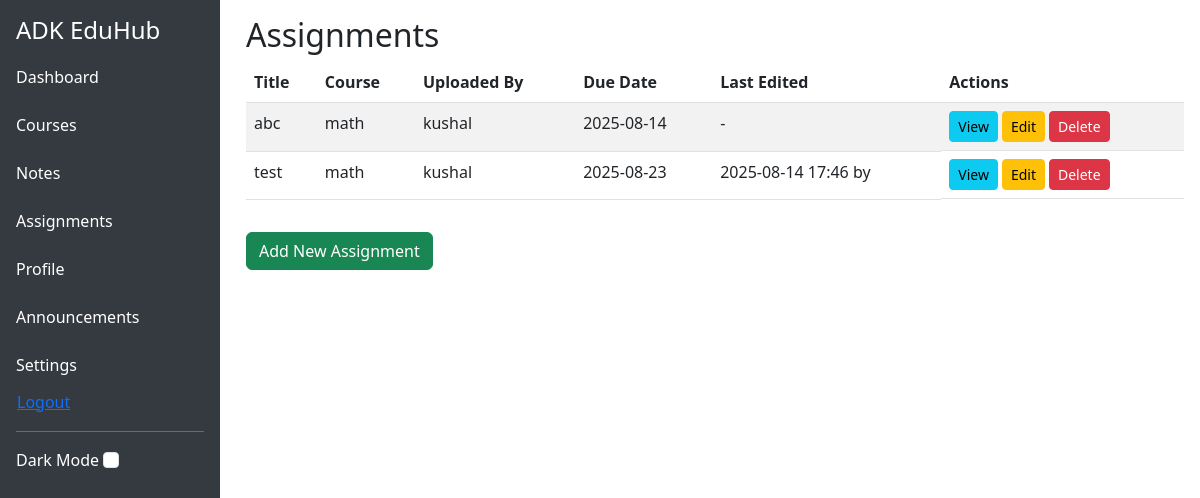
Before: /assignments/ (signed in) with the older database file.
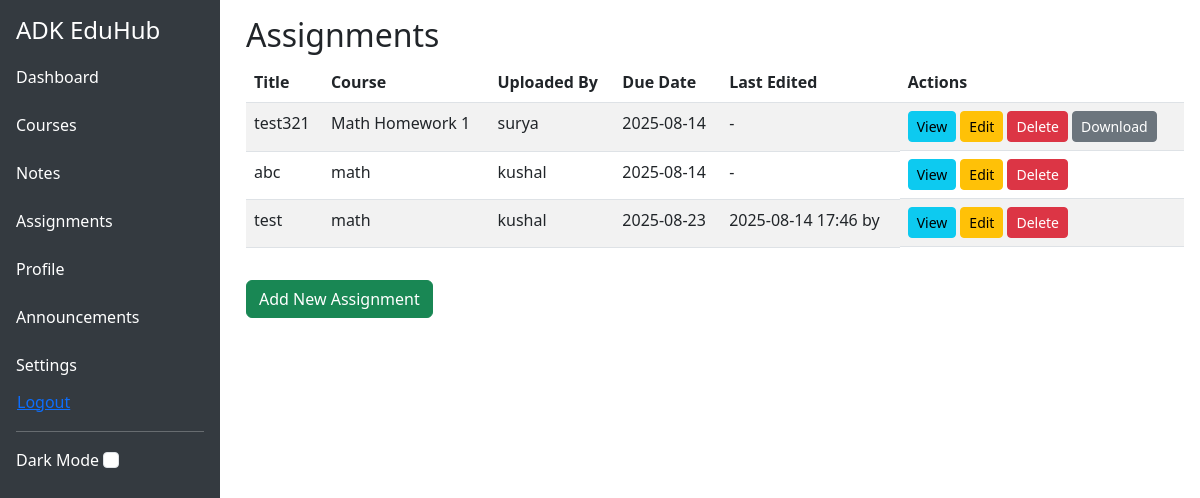
After: the same page with the newer database file.
### assignments/models.py (models this page shows, shortened)
class Assignment(models.Model):
    title = models.CharField(max_length=255)
    description = models.TextField(blank=True)
    due_date = models.DateField(default=timezone.now)
    file = models.FileField(upload_to="assignments/", blank=True, null=True)
    course = models.ForeignKey(
        Course, on_delete=models.CASCADE, related_name="assignments"
    )
    uploaded_by = models.ForeignKey(
        settings.AUTH_USER_MODEL,
        on_delete=models.CASCADE,
        related_name="uploaded_assignments",
    )
    uploaded_at = models.DateTimeField(auto_now_add=True)
    last_edited_by = models.ForeignKey(
        settings.AUTH_USER_MODEL,
        on_delete=models.SET_NULL,
        blank=True,
        null=True,
        related_name="edited_assignments",
    )
    last_edited_at = models.DateTimeField(blank=True, null=True)
    class Meta:
        ordering = ["-uploaded_at"]
    @property
    def uploaded_by_name(self):
        u = self.uploaded_by
        return (u.get_full_name() or u.get_username()) if u else ""

### courses/models.py (models this page shows, shortened)
class Course(models.Model):
    title = models.CharField(max_length=100)
    description = models.TextField()
    created_at = models.DateTimeField(auto_now_add=True)

### core/models.py (models this page shows, shortened)
class CustomUser(AbstractUser):
    ROLE_CHOICES = (
        ('admin', 'Admin'),
        ('teacher', 'Teacher'),
        ('student', 'Student'),
    )
    role = models.CharField(max_length=10, choices=ROLE_CHOICES)

### assignments/views.py (the view)
# urls.py: path("", AssignmentListView.as_view(), name="assignment_list"),
class AssignmentListView(LoginRequiredMixin, ListView):
    model = Assignment
    template_name = "assignments/assignment_list.html"
    context_object_name = "assignments"
    def get_queryset(self):
        return (
            Assignment.objects.select_related("course", "uploaded_by", "last_edited_by")
            .all()
        )

### assignments/templates/assignments/assignment_list.html
{% extends "core/base.html" %}
{% block content %}
<h2>Assignments</h2>
<table class="table table-striped">
  <thead>
    <tr>
      <th>Title</th>
      <th>Course</th>
      <th>Uploaded By</th>
      <th>Due Date</th>
      <th>Last Edited</th>
      <th>Actions</th>
    </tr>
  </thead>
  <tbody>
    {% for assignment in assignments %}
      <tr>
        <td>{{ assignment.title }}</td>
        <td>{{ assignment.course.title }}</td>
        <td>{{ assignment.uploaded_by_name }}</td>
        <td>{{ assignment.due_date|date:"Y-m-d" }}</td>
        <td>
          {% if assignment.last_edited_at %}
            {{ assignment.last_edited_at|date:"Y-m-d H:i" }}
            {% if assignment.last_edited_by %}
              by {{ assignment.last_edited_by.get_full_name }}
            {% endif %}
          {% else %}
            -
          {% endif %}
        </td>
        <td class="d-flex gap-1">
          <a href="{% url 'assignments:assignment_detail' assignment.pk %}" class="btn btn-sm btn-info">View</a>
          {% if user.role == 'admin' %}
            <a href="{% url 'assignments:assignment_edit' assignment.pk %}" class="btn btn-sm btn-warning">Edit</a>
          {% elif user.role == 'teacher' and assignment.uploaded_by_id == user.id %}
            <a href="{% url 'assignments:assignment_edit' assignment.pk %}" class="btn btn-sm btn-warning">Edit</a>
          {% endif %}
          {% if user.role == 'admin' %}
            <a href="{% url 'assignments:assignment_delete' assignment.pk %}" class="btn btn-sm btn-danger">Delete</a>
          {% elif user.role == 'teacher' and assignment.uploaded_by_id == user.id %}
            <a href="{% url 'assignments:assignment_delete' assignment.pk %}" class="btn btn-sm btn-danger">Delete</a>
          {% elif user.role == 'student' and assignment.uploaded_by_id == user.id %}
            <a href="{% url 'assignments:assignment_delete' assignment.pk %}" class="btn btn-sm btn-danger">Delete</a>
          {% endif %}
          {% if assignment.file %}
            {% if user.role == 'admin' %}
              <a href="{{ assignment.file.url }}" class="btn btn-sm btn-secondary" download>Download</a>
            {% elif user.role == 'teacher' %}
              <a href="{{ assignment.file.url }}" class="btn btn-sm btn-secondary" download>Download</a>
            {% endif %}
          {% endif %}
        </td>
      </tr>
    {% empty %}
      <tr><td colspan="6">No assignments found.</td></tr>
    {% endfor %}
  </tbody>
</table>
{% if user.role == 'admin' or user.role == 'teacher' %}
  <a href="{% url 'assignments:assignment_create' %}" class="btn btn-success mt-3">Add New Assignment</a>
{% endif %}
{% endblock %}

Changed rows visible on the page:
added Assignment: title "test321", course "Math Homework 1", uploaded_by_name "surya", due_date "2025-08-14"
